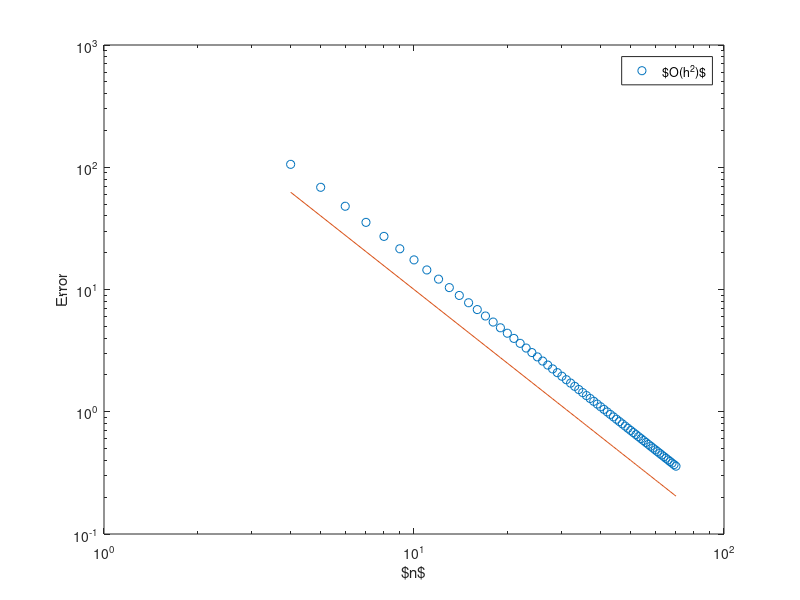

The MATLAB script that drew this image:
clear all
close all

%% 
% a regular non-periodic function
func = @(x) exp(x);

%% the "truth" from a high resolution integration
n = 10000;
h = 2*pi/n;
x_ary = linspace(0,2*pi,n+1);
y_ary = func(x_ary);
trap_true = h*sum(y_ary(2:end-1)) + h/2*y_ary(1) + h/2*y_ary(end);

%% measure the error
error_ary = [];
n_ary = 4:70;
for n = n_ary    
    h = 2*pi/n;
    x_ary = linspace(0,2*pi,n+1);
    y_ary = func(x_ary);
    % the non-periodic version of trapezoidal
    trap_eval = h*sum(y_ary(2:end-1)) + h/2*y_ary(1) + h/2*y_ary(end);

    error = abs(trap_eval-trap_true);
    error_ary = [error_ary error];
end

%% plot the error
figure(1)
loglog(n_ary,error_ary,'o'); hold on
% check the convergence is h^2
loglog(n_ary,n_ary.^(-2)*1e3)
legend(["","$O(h^2)$"])

xlabel("$n$"); ylabel("Error")
